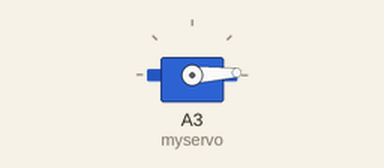
Simulated run of this sketch. Board: Arduino Uno, built with avr-gcc and run on an emulated ATmega328P. Shown: servo.

Above: at 0.05 s.
At 1.3 s:
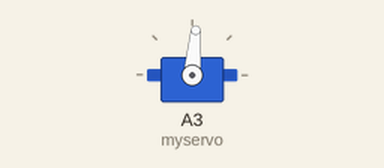
At 2.6 s:
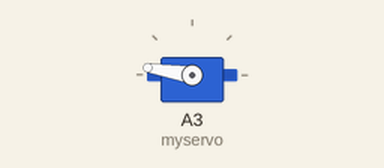
At 5.2 s:
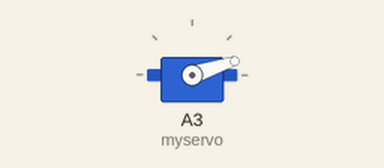
Timing chart, 0 to 7.1 s (numbered marks = the images above):
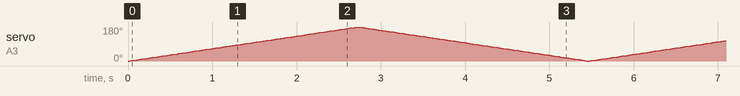

The sketch:

lesson_4.2_Servo.ino
```cpp
//***************************************************************************
/*
 keyestudio 4wd BT Car
 lesson 4.2
 Servo
 http://www.keyestudio.com
*/
#include <Servo.h>
Servo myservo;  // create servo object to control a servo
// twelve servo objects can be created on most boards
int pos = 0;    // variable to store the servo position

void setup() {
  myservo.attach(A3);  // attaches the servo on pin A3 to the servo object
}
void loop() {
  for (pos = 0; pos <= 180; pos += 1) { // goes from 0 degrees to 180 degrees
    // in steps of 1 degree
    myservo.write(pos);              // tell servo to go to position in variable 'pos'
    delay(15);                       // waits 15ms for the servo to reach the position
  }
  for (pos = 180; pos >= 0; pos -= 1) { // goes from 180 degrees to 0 degrees
    myservo.write(pos);              // tell servo to go to position in variable 'pos'
    delay(15);                       // waits 15ms for the servo to reach the position
  }
}
//***************************************************************************
```
